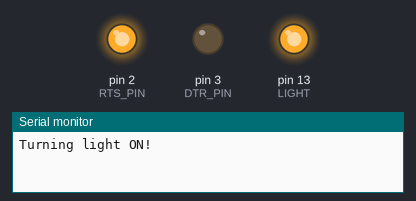
The sketch below on a simulated Arduino Uno, built with avr-gcc and run on an emulated ATmega328P. Shown: output pins drawn as LEDs (lit = HIGH), the last lines printed to the serial monitor.

Above: at 0.05 s.
At 0.15 s:
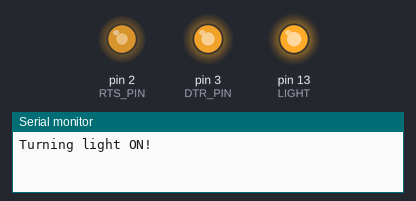
At 11.05 s:
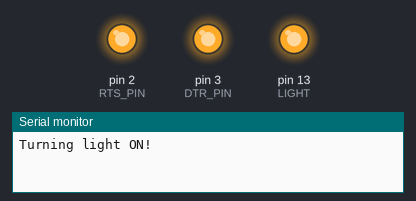
At 11.25 s:
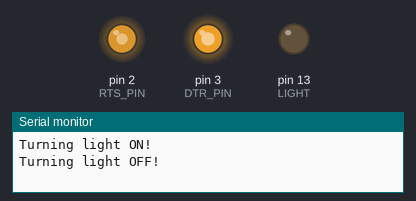
At 22.15 s:
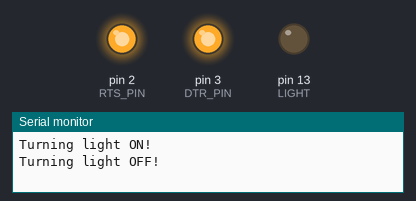
Timing chart, 0 to 28.9 s (numbered marks = the images above):
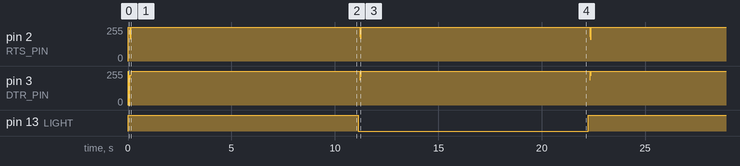

The sketch:

pswitchctl.ino
```cpp
#include <X10Firecracker.h>

#define RTS_PIN     2                   // RTS line for C17A - DB9 pin 7
#define DTR_PIN     3                   // DTR line for C17A - DB9 pin 4
#define BIT_DELAY   1

#define LIGHT 	13

int delayCount = 10000;
bool lightState = false;
int lightVal = HIGH;

void setup() {
	pinMode(LIGHT, OUTPUT);
	X10.init(RTS_PIN, DTR_PIN, BIT_DELAY);
	Serial.begin(115200);
}

void lightOn() {
	Serial.println("Turning light ON!");
	X10.sendCmd(hcA, 1, cmdOn);
	lightState = true;
}

void lightOff() {
	Serial.println("Turning light OFF!");
	X10.sendCmd(hcA, 1, cmdOff);
	lightState = false;
}

void toggleLight() {
	if (lightState) {
		lightOff();
	} else {
		lightOn();
	}
}

void loop() {
	digitalWrite(LIGHT, HIGH);
	lightOn();
	delay(10000);
	digitalWrite(LIGHT, LOW);
	lightOff();
	delay(10000);
}
```

X10Firecracker.cpp
```cpp
/* Arduino Interface to the CM17A Wireless X10 dongle. BroHogan 7/19/08
* Arduino Library Conversion by DaveK AC0KG
*
* The CM17A gets it power and data using only the RTS, CTS, & Gnd lines.
* A MAX232 is not req. (0/+5V work OK) If MAX232 IS used reverse all HIGHs & LOWS
* Signal      RTS DTR        Standby | '1' | Wait | '0' | Wait | '1' | Wait...
* Reset        0   0         _____________________       _____________________
* Logical '1'  1   0   RTS _|                     |_____|
* Logical '0'  0   1         ________       ___________________       ________
* Standby      1   1   DTR _|        |_____|                   |_____|
*
* MINIMUM time for the '1', '0' and 'Wait' states is 0.5ms.
*
* At least one signal must be high to keep CM17A powered while transmitting.
*
* Each xmit is 40 bits -> "Header" 16 bits,  "Data" 16 bits, "Footer" 8 bits
*
* CONNECTION: RTS -> DB9 pin 7
*             DTR -> DB9 pin 4
*             Gnd -> DB9 pin 5
*/

#include <avr/pgmspace.h>
#include <Wire.h>
#include <Arduino.h>

#include "X10Firecracker.h"

// An instance of the EventFuse class
X10Firecracker X10 = X10Firecracker();

// This will generate a warning "only initialized variables can
// be placed into program memory area". Apparently this is a compiler
// bug, can't do much about it.
uint16_t houseCode[] PROGMEM = {
	0x6000,  // A
	0x7000,  // B
	0x4000,  // C
	0x5000,  // D
	0x8000,  // E
	0x9000,  // F
	0xA000,  // G
	0xB000,  // H
	0xE000,  // I
	0xF000,  // J
	0xC000,  // K
	0xD000,  // L
	0x0000,  // M
	0x1000,  // N
	0x2000,  // O
	0x3000,  // P
};

// This will generate a warning "only initialized variables can
// be placed into program memory area". Apparently this is a compiler
// bug, can't do much about it.
uint16_t deviceCode[] PROGMEM = {
	0x0000,  // 1
	0x0010,  // 2
	0x0008,  // 3
	0x0018,  // 4
	0x0040,  // 5
	0x0050,  // 6
	0x0048,  // 7
	0x0058,  // 8
	0x0400,  // 9
	0x0410,  // 10
	0x0408,  // 11
	0x0418,  // 12
	0x0440,  // 13
	0x0450,  // 14
	0x0448,  // 15
	0x0458,  // 16
};

// This will generate a warning "only initialized variables can
// be placed into program memory area". Apparently this is a compiler
// bug, can't do much about it.
uint16_t cmndCode[] PROGMEM = {
	0x0000,  // cmdOn
	0x0020,  // cmdOff
	0x0088,  // 20% cmdBright (0x00A8=5%)
	0x0098,  // 20% cmdDim    (0x00B8=5%)
};


X10Firecracker::X10Firecracker()
{
}

void X10Firecracker::init( int _RTS_Pin, int _DTR_Pin, int _Bit_Delay )
{
	RTS_pin = _RTS_Pin;
	DTR_pin = _DTR_Pin;
	Bit_delay = _Bit_Delay;

	pinMode(RTS_pin, OUTPUT);             // RTS -> DB9 pin 7
	pinMode(DTR_pin, OUTPUT);             // DTR -> DB9 pin 4
}

void X10Firecracker::sendCmd(HouseCode house, int device, CommandCode cmnd)
{
	unsigned int dataBuff = 0;
	byte messageBuff[5];

	// Build message by ORing the parts together. No device if Bright or Dim,
	// the bright and dim codes operate on the last-addressed device
	if ( (cmnd == cmdOn) | (cmnd == cmdOff) )
	{
		dataBuff =  pgm_read_word_near( houseCode  + house      )
		          | pgm_read_word_near( deviceCode + (device-1) )
				  | pgm_read_word_near( cmndCode   + cmnd       );
	} else {
		dataBuff =  pgm_read_word_near( houseCode  + house )
		          | pgm_read_word_near( cmndCode   + cmnd  );
	}

	// Build a string for the whole message
	messageBuff[0] = 0xD5;               // Header byte 0 11010101 = 0xD5
	messageBuff[1] = 0xAA;               // Header byte 1 10101010 = 0xAA
	messageBuff[2] = dataBuff >> 8;      // MSB of dataBuff
	messageBuff[3] = dataBuff & 0xFF;    // LSB of dataBuff
	messageBuff[4] = 0xAD;               // Footer byte 10101101 = 0xAD

	// Now send it out to CM17A
	digitalWrite(DTR_pin, LOW);	 // reset device - both low is power off
	digitalWrite(RTS_pin, LOW);
	delay(Bit_delay);

	digitalWrite(DTR_pin, HIGH); // standby mode - supply power
	digitalWrite(RTS_pin, HIGH);
	delay(35);                   // need extra time for it to settle

	for (byte i=0; i<5; i++){
		for( byte mask = 0x80; mask; mask >>=1 )
		{
			if( mask & messageBuff[i] )
				digitalWrite(DTR_pin, LOW);   // 1 = RTS HIGH/DTR-LOW
			else
				digitalWrite(RTS_pin, LOW);   // 0 = DTR-HIGH/RTS-LOW
			delay(Bit_delay);                 // delay between bits

			digitalWrite(DTR_pin,HIGH);       // wait state between bits
			digitalWrite(RTS_pin,HIGH);
			delay(Bit_delay);
		}
	}
	delay(1000);                         	 // wait required before next xmit
}
```

X10Firecracker.h
```cpp
/* Arduino interface to the CM17A Wireless X10 'Firecracker' dongle.
	BroHogan 7/19/08
	DaveK AC0KG Dec/08
 */

#ifndef X10Firecracker_h
#define X10Firecracker_h
#include <stdint.h>

enum HouseCode { hcA, hcB, hcC, hcD, hcE, hcF, hcG, hcH,
				 hcI, hcJ, hcK, hcL, hcM, hcN, hcO, hcP };

enum CommandCode { cmdOn, cmdOff, cmdBright, cmdDim };

class X10Firecracker {
public:
	int RTS_pin;    // RTS line for C17A - DB9 pin 7
	int DTR_pin;    // DTR line for C17A - DB9 pin 4
	int Bit_delay;  // mS delay between bits (0.5mS min.)

	X10Firecracker();

	void init( int RTS_Pin, int DTR_Pin, int Bit_Delay );
	void sendCmd(HouseCode house, int device, CommandCode cmnd);
};

extern X10Firecracker X10;

#endif
```

Measured:
- by itself, pin 13 (LIGHT): alternates HIGH for 11.1 s and LOW for 11.1 s
